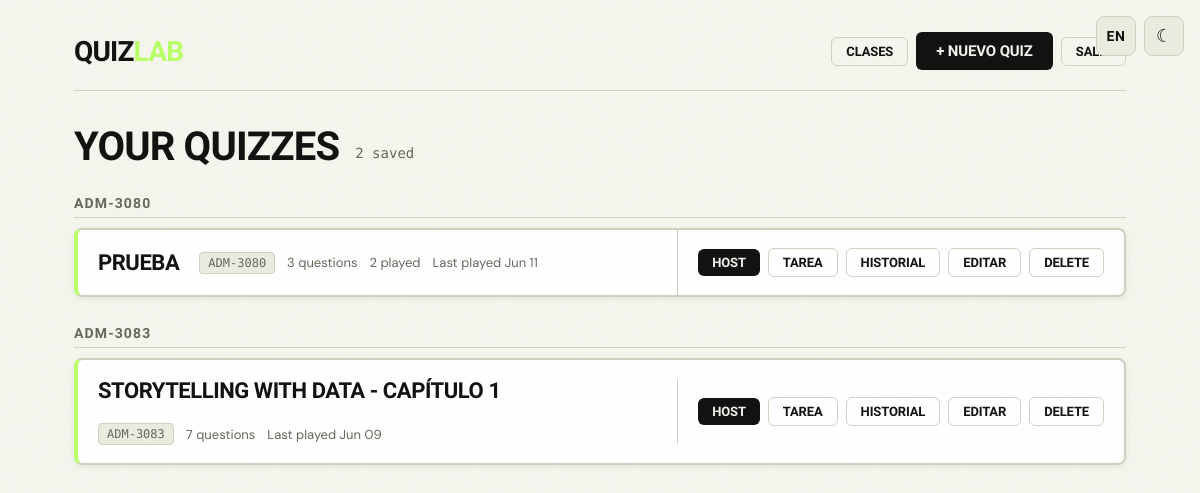
Screenshot of /admin/dashboard (signed in) with the database file from the repository.
### models.py (models this page shows)
class Quiz(SQLModel, table=True):
    id: Optional[int] = Field(default=None, primary_key=True)
    name: str
    course_tag: Optional[str] = None
    read_time: int = Field(default=5)
    scoring_mode: str = Field(default="speed")   # speed | accuracy
    streak_bonus: bool = Field(default=False)
    created_at: datetime = Field(default_factory=datetime.utcnow)
    last_played: Optional[datetime] = None

### main.py (the view)
@app.get("/admin/dashboard", response_class=HTMLResponse)
async def admin_dashboard(request: Request, db: Session = Depends(get_session)):
    if not request.session.get("admin"):
        return RedirectResponse("/admin/login")
    quizzes = db.exec(select(Quiz).order_by(Quiz.created_at.desc())).all()
    quizzes_data = []
    for quiz in quizzes:
        count = len(db.exec(select(Question).where(Question.quiz_id == quiz.id)).all())
        play_count = len(db.exec(select(QuizSession).where(QuizSession.quiz_id == quiz.id)).all())
        quizzes_data.append(
            {
                "id": quiz.id,
                "name": quiz.name,
                "course_tag": quiz.course_tag,
                "question_count": count,
                "last_played": quiz.last_played,
                "play_count": play_count,
            }
        )
    groups_dict: dict = {}
    for q in quizzes_data:
        tag = q["course_tag"] or "Sin materia"
        if tag not in groups_dict:
            groups_dict[tag] = []
        groups_dict[tag].append(q)
    sorted_tags = sorted(t for t in groups_dict if t != "Sin materia")
    if "Sin materia" in groups_dict:
        sorted_tags.append("Sin materia")
    quiz_groups = [{"tag": t, "quizzes": groups_dict[t]} for t in sorted_tags]
    return templates.TemplateResponse(
        "admin_dashboard.html", {
            "request": request,
            "quiz_groups": quiz_groups,
            "quiz_count": len(quizzes_data),
        }
    )

### templates/admin_dashboard.html (shortened to what this page needs)
{% extends "base.html" %}
{% block extra_css %}<link rel="stylesheet" href="/static/css/admin.css">{% endblock %}
{% block content %}
<div class="admin-wrap">
  <nav class="admin-nav">
    <a href="/admin/dashboard" class="logo">Quiz<span>Lab</span></a>
    <div class="nav-links">
      <a href="/admin/classes" class="btn btn-ghost btn-sm" data-i18n="nav_classes">Clases</a>
      <a href="/admin/quiz/new" class="btn btn-primary" data-i18n="nav_new_quiz">+ New Quiz</a>
      <a href="/admin/logout" class="btn btn-ghost btn-sm" data-i18n="nav_logout">Logout</a>
    </div>
  </nav>
  <div class="dash-header">
    <h1>Your Quizzes</h1>
    <span class="count">{{ quiz_count }} saved</span>
  </div>
  {% if quiz_groups %}
  {% for group in quiz_groups %}
  <h3 class="course-group-heading">{{ group.tag }}</h3>
  <div class="quiz-list">
    {% for quiz in group.quizzes %}
    <div class="quiz-card">
      <div class="quiz-card-body">
        <span class="quiz-name">{{ quiz.name }}</span>
        <div class="quiz-meta">
          {% if quiz.course_tag %}
          <span class="tag">{{ quiz.course_tag }}</span>
          {% endif %}
          <span class="quiz-stat">{{ quiz.question_count }} question{{ 's' if quiz.question_count != 1 }}</span>
          {% if quiz.play_count > 0 %}
          <span class="quiz-stat text-muted">{{ quiz.play_count }} played</span>
          {% endif %}
          {% if quiz.last_played %}
          <span class="quiz-stat text-muted">Last played {{ quiz.last_played.strftime('%b %d') }}</span>
          {% endif %}
        </div>
      </div>
      <div class="quiz-card-actions">
        <a href="/admin/host/{{ quiz.id }}" class="btn btn-primary btn-sm">Host</a>
        <a href="/admin/quiz/{{ quiz.id }}/assignments" class="btn btn-ghost btn-sm" data-i18n="nav_assignments">Tarea</a>
        <a href="/admin/quiz/{{ quiz.id }}/history" class="btn btn-ghost btn-sm">Historial</a>
        <a href="/admin/quiz/{{ quiz.id }}/edit" class="btn btn-ghost btn-sm" data-i18n="nav_edit">Edit</a>
        <button class="btn btn-ghost btn-sm" onclick="deleteQuiz({{ quiz.id }}, '{{ quiz.name|replace("'", "\\'") }}')">Delete</button>
      </div>
    </div>
    {% endfor %}
  </div>
  {% endfor %}
  {% else %}
  <div class="empty-state">
    <h2>No quizzes yet</h2>
    <p>Create your first quiz to get started.</p>
    <a href="/admin/quiz/new" class="btn btn-primary btn-lg">+ Create Quiz</a>
  </div>
  {% endif %}
</div>
{% endblock %}

### static/css/base.css (style rules this page uses)
:root, [data-theme="dark"] { --bg: #090909; --surface: #111118; --surface-2: #1a1a26; --border: #2a2a3c; --text: #F2F2EE; --text-muted: #777780; --lime: #B9FF66; --fire: #FF6B35; --violet: #7B61FF; --answer-a: #FF4B6E; --answer-b: #4B9EFF; --answer-c: #FFD166; --answer-d: #06D6A0; --answer-e: #9B5DE5; --answer-f: #F15BB5; --shadow: rgba(185, 255, 102, 0.08); --grain: 0.04; --btn-primary-bg: var(--lime); --btn-primary-text: #111110; }
[data-theme="light"] { --bg: #F5F5EE; --surface: #FFFFFF; --surface-2: #EBEBDF; --border: #D0D0C0; --text: #111110; --text-muted: #66665A; --lime: #B9FF66; --fire: #D94F00; --violet: #5A40EE; --answer-a: #C4003A; --answer-b: #0055C4; --answer-c: #A07000; --answer-d: #006B4F; --answer-e: #7A3DBF; --answer-f: #C4006B; --shadow: rgba(0, 0, 0, 0.07); --grain: 0.025; --btn-primary-bg: #111110; --btn-primary-text: #F2F2EE; }
*, *::before, *::after { box-sizing: border-box; margin: 0; padding: 0; }
html { font-size: 16px; }
body { font-family: 'DM Sans', sans-serif; background: var(--bg); color: var(--text); min-height: 100vh; transition: background-color 0.25s ease, color 0.25s ease; overflow-x: hidden; }
body::after { content: ''; position: fixed; inset: 0; pointer-events: none; z-index: 9999; opacity: var(--grain); background-repeat: repeat; }
h1, h2, h3, h4, h5, h6, .label-font { font-family: 'Barlow Condensed', sans-serif; font-weight: 900; text-transform: uppercase; letter-spacing: -0.02em; }
.btn { display: inline-flex; align-items: center; justify-content: center; gap: 8px; padding: 10px 20px; border: none; border-radius: 6px; cursor: pointer; font-family: 'Barlow Condensed', sans-serif; font-weight: 900; font-size: 15px; letter-spacing: -0.01em; text-transform: uppercase; text-decoration: none; transition: transform 0.1s ease, opacity 0.15s ease; white-space: nowrap; }
.btn-primary { background: var(--btn-primary-bg); color: var(--btn-primary-text); }
.btn-ghost { background: transparent; color: var(--text); border: 1px solid var(--border); }
.btn-sm { padding: 6px 14px; font-size: 13px; }
.logo { font-family: 'Barlow Condensed', sans-serif; font-weight: 900; font-size: 28px; text-transform: uppercase; letter-spacing: -0.03em; color: var(--text); text-decoration: none; }
.logo span { color: var(--lime); }
.card, .btn, nav, header, footer { transition: background-color 0.25s ease, border-color 0.25s ease, color 0.25s ease; }
.text-muted { color: var(--text-muted); }

### static/css/admin.css (style rules this page uses)
.admin-wrap { max-width: 1100px; margin: 0 auto; padding: 32px 24px 80px; }
.admin-nav { display: flex; align-items: center; gap: 16px; margin-bottom: 36px; padding-bottom: 20px; border-bottom: 1px solid var(--border); }
.admin-nav .logo { flex: 1; }
.nav-links { display: flex; gap: 8px; align-items: center; }
.dash-header { display: flex; align-items: flex-end; gap: 16px; margin-bottom: 28px; }
.dash-header h1 { font-size: 40px; line-height: 1; }
.dash-header .count { font-family: 'Syne Mono', monospace; font-size: 14px; color: var(--text-muted); margin-bottom: 6px; }
.course-group-heading { font-size: 14px; color: var(--text-muted); text-transform: uppercase; letter-spacing: 0.08em; margin: 28px 0 10px; padding-bottom: 6px; border-bottom: 1px solid var(--border); }
.course-group-heading:first-of-type { margin-top: 0; }
.quiz-list { display: flex; flex-direction: column; gap: 10px; }
.quiz-card { display: flex; align-items: center; gap: 0; background: var(--surface); border: 1px solid var(--border); border-left: 4px solid var(--lime); border-radius: 8px; overflow: hidden; transition: border-color 0.15s ease; }
[data-theme="light"] .quiz-card { border: 2px solid var(--border); border-left: 4px solid var(--lime); box-shadow: 0 2px 6px var(--shadow); }
.quiz-card-body { flex: 1; padding: 18px 20px; display: flex; align-items: center; gap: 20px; flex-wrap: wrap; }
.quiz-name { font-family: 'Barlow Condensed', sans-serif; font-weight: 900; font-size: 22px; text-transform: uppercase; letter-spacing: -0.02em; color: var(--text); }
.quiz-meta { display: flex; align-items: center; gap: 12px; flex-wrap: wrap; }
.tag { font-family: 'Syne Mono', monospace; font-size: 12px; color: var(--text-muted); background: var(--surface-2); padding: 3px 8px; border-radius: 4px; border: 1px solid var(--border); }
.quiz-stat { font-size: 13px; color: var(--text-muted); }
.quiz-card-actions { display: flex; align-items: center; gap: 8px; padding: 18px 20px; border-left: 1px solid var(--border); }

### rows the page displays
Quiz: tag "ADM-3080", name "PRUEBA", course_tag "ADM-3080", question_count "3", question_count "s", play_count "2", last_played "Jun 11"
Quiz: tag "ADM-3083", name "STORYTELLING WITH DATA - CAPÍTULO 1", course_tag "ADM-3083", question_count "7", question_count "s", last_played "Jun 09"

### other values shown
{{ quiz_count }} "2"
